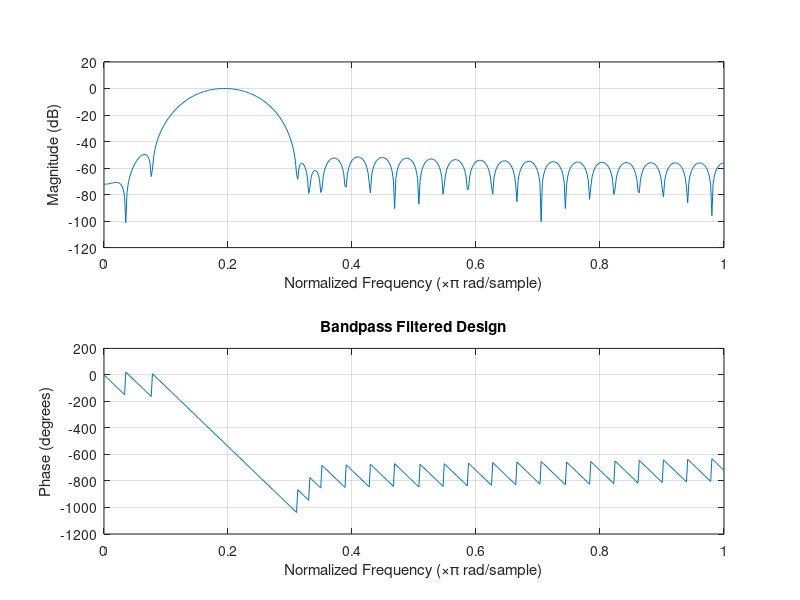
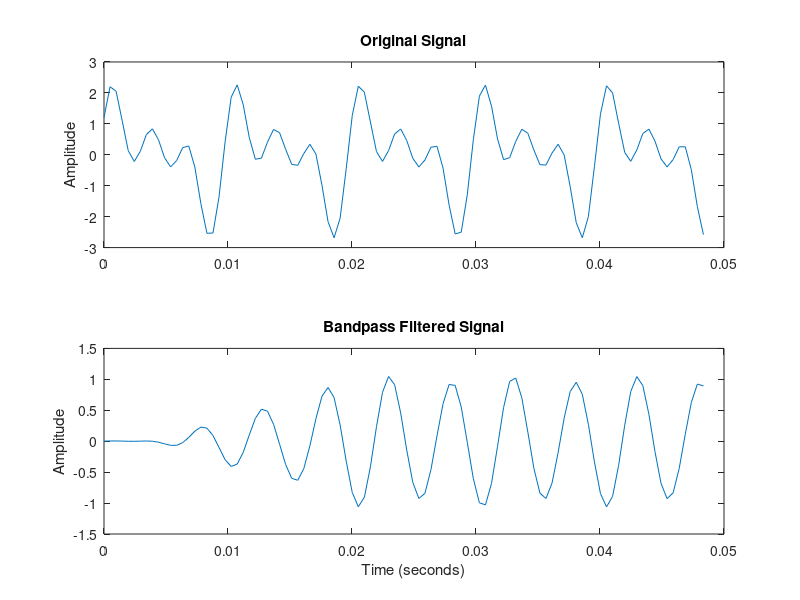
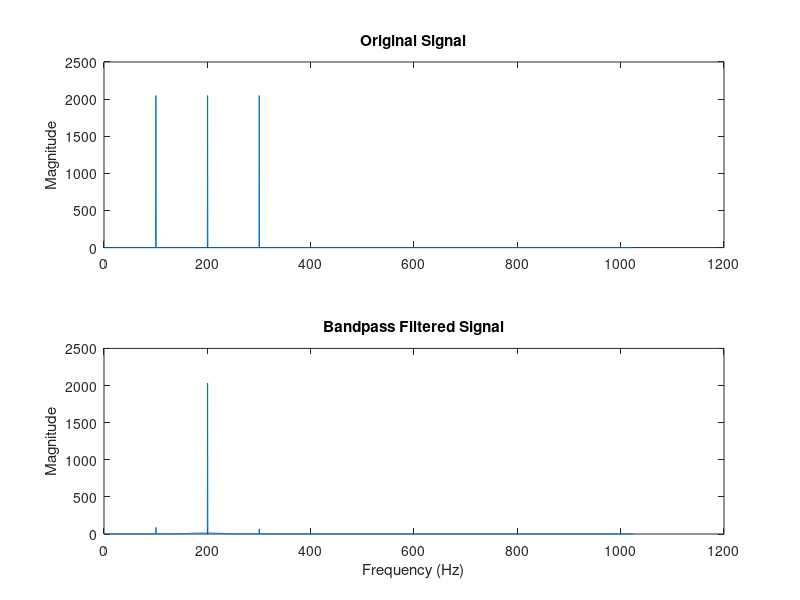

These charts were generated, in order, by the following MATLAB code:
%% 离散的滤波
%% 信号

%% 信号波形 
%f1 频率1
f1=100;
ph1=0;
%f2 频率2
f2=200;
ph2=pi/6;
%f3 频率3
f3=300;
ph3=pi/4;

Sig =@(timeVec)(sin(2*pi*f1*timeVec + ph1) + sin(2*pi*f2*timeVec + ph2)+ ...
    sin(2*pi*f3*timeVec + ph3));


%% 信号抽样参数
% Instantaneous frequency after 1 sec is 
maxFreq = max([f1, f2, f3]);
samplFreq = 1024*2;%5*maxFreq;%样本频率
samplIntrvl = 1/samplFreq;%样本时间间隔
nSamples= 2048*2;%samplFreq;%样本数量
%样本时间=样数量/样本频率=样本数量*样本时间间隔

% Time samples 时间序列
timeVec= (0:(nSamples-1))/samplFreq;%抽样时间序列
% signal samples 信号样本序列
sigVec=Sig(timeVec);

 
%% 滤波处理 Bandpass
%Remove frequencies above half the maximum frequency
% Design Band pass filter 带通滤波器设计
filtOrdr = 50;
% 横轴频率空间范围 samplFreq/2
% 归一化 1/(samplFreq/2)
b = fir1(filtOrdr,[((f1+f2)/2)/(samplFreq/2),((f2+f3)/2)/(samplFreq/2)],'high');
F0=figure;
freqz(b,1)
title('Bandpass Filtered Design')
saveas(F0,'BandpassDesign.jpg');
% Apply filter
filtSig = fftfilt(b,sigVec);

 %% Plots 绘制滤波前后对比图
F1=figure;
subplot(2,1,1);
plot(timeVec(1:100),sigVec(1:100));
title('Original Signal')
ylabel('Amplitude');
subplot(2,1,2); 
plot(timeVec(1:100),filtSig(1:100));
title('Bandpass Filtered Signal')
xlabel('Time (seconds)');
ylabel('Amplitude');
saveas(F1,'BandpassSig.jpg');

%% FFT of signal 信号的快速傅里叶变换前后对比图
 % 信号的傅里叶变换
 % 滤波前
 fftSig = fft(sigVec);
 % 滤波后
 fftfiltSig = fft(filtSig);
 
 % 频率空间序列
 posFreq=(1:(floor(nSamples/2)+1))*(samplFreq/nSamples);

%Plot periodogram
nposFreq=length(posFreq);
F2=figure;
subplot(2,1,1);
plot(posFreq,abs(fftSig(1:nposFreq)));
ylabel('Magnitude');
title('Original Signal')
subplot(2,1,2);
plot(posFreq,abs(fftfiltSig(1:nposFreq)));
title('Bandpass Filtered Signal')
xlabel('Frequency (Hz)');
ylabel('Magnitude');
saveas(F2,'BandpassfftSig.jpg');